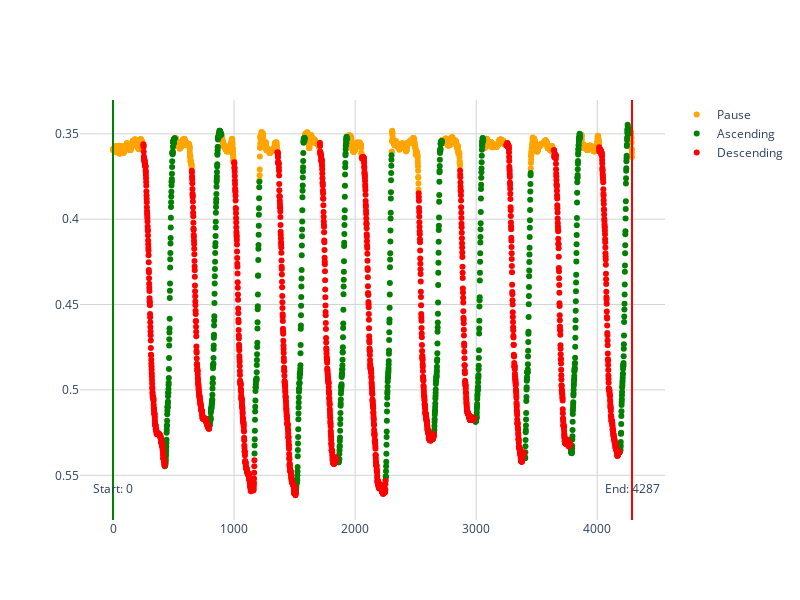

Notebook source saved alongside this figure:
### Code cell
# Interactive Plot with lables
import pandas as pd
import matplotlib.pyplot as plt
import seaborn as sns
import numpy as np
import plotly.express as px
import plotly.graph_objects as go

# uncomment to use a different video than the one used above
# video_path = "tracking_data/Tracking_video10.csv"

# Usage
csv_file_path = (
    "tracking_data/" + video_path.split("/")[-1].split(".")[0] + "_labled.csv"
)
ignore_start = 0  # Number of frames to ignore at the start
ignore_end = 0  # Number of frames to ignore at the end


def plot_movement_data(csv_file_path, ignore_start=0, ignore_end=0):
    # Read the data from the CSV file
    data = pd.read_csv(csv_file_path, delimiter=",")

    # Ignore specified amount of frames at the beginning and/or end
    data = data[ignore_start : -ignore_end or None]

    # Calculate the average hip height
    data["Average_Hip_Height"] = (data["Left hip_y"] + data["Right hip_y"]) / 2

    # Define custom color mapping for movement types
    custom_color_mapping = {
        "Pause": "orange",
        "Ascending": "green",
        "Descending": "red",
        "Transition": "yellow",
        "Unknown": "grey",
    }

    # Create a scatter plot
    fig = go.Figure()

    for label, color in custom_color_mapping.items():
        mask = data["Label"] == label
        fig.add_trace(
            go.Scatter(
                x=data.loc[mask, "Timestamp"],
                y=data.loc[mask, "Average_Hip_Height"],
                mode="markers",
                name=label,
                marker_color=color,
                hovertemplate="x: %{x}",
            )
        )

    # Get the x values of the first and last data points
    first_x = data["Timestamp"].iloc[0]
    last_x = data["Timestamp"].iloc[-1]

    # Add vertical lines at the first and last data points
    fig.add_shape(
        type="line",
        x0=first_x,
        y0=0,
        x1=first_x,
        y1=1,
        yref="paper",
        line=dict(color="Green", width=2),
    )
    fig.add_shape(
        type="line",
        x0=last_x,
        y0=0,
        x1=last_x,
        y1=1,
        yref="paper",
        line=dict(color="Red", width=2),
    )

    # Add annotations for the first and last data points
    fig.add_annotation(
        x=first_x, y=0.05, text=f"Start: {first_x}", showarrow=False, yref="paper"
    )
    fig.add_annotation(
        x=last_x, y=0.05, text=f"End: {last_x}", showarrow=False, yref="paper"
    )

    # Increase the number of grid lines
    fig.update_xaxes(showgrid=True, gridwidth=1, gridcolor="LightGrey")
    fig.update_yaxes(showgrid=True, gridwidth=1, gridcolor="LightGrey", autorange="reversed")

    # Remove the light blue background
    fig.update_layout(
        width=800,  # Width of the figure in pixels
        height=600,  # Height of the figure in pixels
        hovermode="x", # Hovermode for the cursor
        plot_bgcolor="rgba(0,0,0,0)",
        paper_bgcolor="rgba(0,0,0,0)",
    )

    fig.show()


plot_movement_data(csv_file_path, ignore_start, ignore_end)

### Figure 1 — Plotly figure (JSON) as saved in the notebook; plotly's stock layout.template omitted (floating-point values rounded to 4 significant figures; data arrays with more than 128 entries replaced by an {"elided": "..."} marker saying what was removed)
{"data": [{"hovertemplate": "x: %{x}", "marker": {"color": "orange"}, "mode": "markers", "name": "Pause", "type": "scatter", "x": {"elided": "1826 int values"}, "y": {"elided": "1826 float values"}}, {"hovertemplate": "x: %{x}", "marker": {"color": "green"}, "mode": "markers", "name": "Ascending", "type": "scatter", "x": {"elided": "808 int values"}, "y": {"elided": "808 float values"}}, {"hovertemplate": "x: %{x}", "marker": {"color": "red"}, "mode": "markers", "name": "Descending", "type": "scatter", "x": {"elided": "1654 int values"}, "y": {"elided": "1654 float values"}}, {"hovertemplate": "x: %{x}", "marker": {"color": "yellow"}, "mode": "markers", "name": "Transition", "type": "scatter", "x": [], "y": []}, {"hovertemplate": "x: %{x}", "marker": {"color": "grey"}, "mode": "markers", "name": "Unknown", "type": "scatter", "x": [], "y": []}], "layout": {"annotations": [{"showarrow": false, "text": "Start: 0", "x": 0, "y": 0.05, "yref": "paper"}, {"showarrow": false, "text": "End: 4287", "x": 4287, "y": 0.05, "yref": "paper"}], "height": 600, "hovermode": "x", "paper_bgcolor": "rgba(0,0,0,0)", "plot_bgcolor": "rgba(0,0,0,0)", "shapes": [{"line": {"color": "Green", "width": 2}, "type": "line", "x0": 0, "x1": 0, "y0": 0, "y1": 1, "yref": "paper"}, {"line": {"color": "Red", "width": 2}, "type": "line", "x0": 4287, "x1": 4287, "y0": 0, "y1": 1, "yref": "paper"}], "width": 800, "xaxis": {"gridcolor": "LightGrey", "gridwidth": 1, "showgrid": true}, "yaxis": {"autorange": "reversed", "gridcolor": "LightGrey", "gridwidth": 1, "showgrid": true}}}
